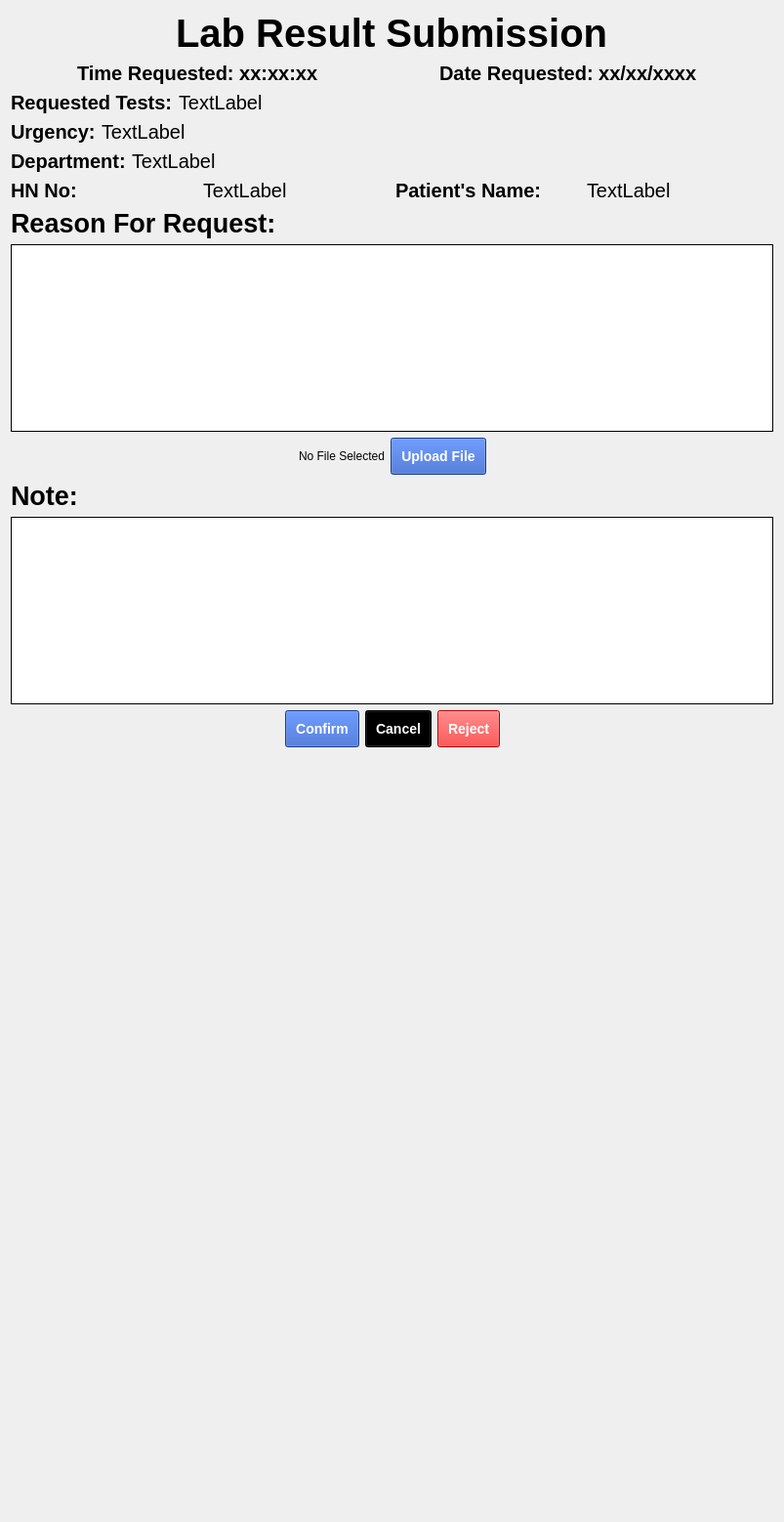
                 <widget class="QWidget" name="lab_reply_page">
                  <layout class="QVBoxLayout" name="verticalLayout_14">
                   <item>
                    <layout class="QHBoxLayout" name="horizontalLayout_110">
                     <item>
                      <spacer name="horizontalSpacer_122">
                       <property name="orientation">
                        <enum>Qt::Horizontal</enum>
                       </property>
                       <property name="sizeHint" stdset="0">
                        <size>
                         <width>40</width>
                         <height>20</height>
                        </size>
                       </property>
                      </spacer>
                     </item>
                     <item>
                      <widget class="QLabel" name="label_75">
                       <property name="styleSheet">
                        <string notr="true">font:30pt;
font-weight: bold; </string>
                       </property>
                       <property name="text">
                        <string>Lab Result Submission</string>
                       </property>
                      </widget>
                     </item>
                     <item>
                      <spacer name="horizontalSpacer_123">
                       <property name="orientation">
                        <enum>Qt::Horizontal</enum>
                       </property>
                       <property name="sizeHint" stdset="0">
                        <size>
                         <width>40</width>
                         <height>20</height>
                        </size>
                       </property>
                      </spacer>
                     </item>
                    </layout>
                   </item>
                   <item>
                    <layout class="QHBoxLayout" name="horizontalLayout_111">
                     <item>
                      <spacer name="horizontalSpacer_126">
                       <property name="orientation">
                        <enum>Qt::Horizontal</enum>
                       </property>
                       <property name="sizeHint" stdset="0">
                        <size>
                         <width>68</width>
                         <height>20</height>
                        </size>
                       </property>
                      </spacer>
                     </item>
                     <item>
                      <widget class="QLabel" name="dat_request_3">
                       <property name="styleSheet">
                        <string notr="true">font:15pt;
font-weight: bold; </string>
                       </property>
                       <property name="text">
                        <string>Time Requested: xx:xx:xx</string>
                       </property>
                      </widget>
                     </item>
                     <item>
                      <spacer name="horizontalSpacer_127">
                       <property name="orientation">
                        <enum>Qt::Horizontal</enum>
                       </property>
                       <property name="sizeHint" stdset="0">
                        <size>
                         <width>118</width>
                         <height>20</height>
                        </size>
                       </property>
                      </spacer>
                     </item>
                     <item>
                      <widget class="QLabel" name="date_request_2">
                       <property name="styleSheet">
                        <string notr="true">font:15pt;
font-weight: bold; </string>
                       </property>
                       <property name="text">
                        <string>Date Requested: xx/xx/xxxx</string>
                       </property>
                      </widget>
                     </item>
                     <item>
                      <spacer name="horizontalSpacer_128">
                       <property name="orientation">
                        <enum>Qt::Horizontal</enum>
                       </property>
                       <property name="sizeHint" stdset="0">
                        <size>
                         <width>78</width>
                         <height>20</height>
                        </size>
                       </property>
                      </spacer>
                     </item>
                    </layout>
                   </item>
                   <item>
                    <layout class="QHBoxLayout" name="horizontalLayout_118">
                     <item>
                      <widget class="QLabel" name="label_80">
                       <property name="styleSheet">
                        <string notr="true">font:15pt;
font-weight: bold; </string>
                       </property>
                       <property name="text">
                        <string>Requested Tests:</string>
                       </property>
                      </widget>
                     </item>
                     <item>
                      <widget class="QLabel" name="case_type_2">
                       <property name="styleSheet">
                        <string notr="true">font:15pt;</string>
                       </property>
                       <property name="text">
                        <string>TextLabel</string>
                       </property>
                      </widget>
                     </item>
                     <item>
                      <spacer name="horizontalSpacer_129">
                       <property name="orientation">
                        <enum>Qt::Horizontal</enum>
                       </property>
                       <property name="sizeHint" stdset="0">
                        <size>
                         <width>18</width>
                         <height>20</height>
                        </size>
                       </property>
                      </spacer>
                     </item>
                    </layout>
                   </item>
                   <item>
                    <layout class="QHBoxLayout" name="horizontalLayout_115">
                     <item>
                      <widget class="QLabel" name="label_81">
                       <property name="styleSheet">
                        <string notr="true">font:15pt;
font-weight: bold; </string>
                       </property>
                       <property name="text">
                        <string>Urgency:</string>
                       </property>
                      </widget>
                     </item>
                     <item>
                      <widget class="QLabel" name="urgency_2">
                       <property name="styleSheet">
                        <string notr="true">font:15pt;
</string>
                       </property>
                       <property name="text">
                        <string>TextLabel</string>
                       </property>
                      </widget>
                     </item>
                     <item>
                      <spacer name="horizontalSpacer_130">
                       <property name="orientation">
                        <enum>Qt::Horizontal</enum>
                       </property>
                       <property name="sizeHint" stdset="0">
                        <size>
                         <width>40</width>
                         <height>20</height>
                        </size>
                       </property>
                      </spacer>
                     </item>
                    </layout>
                   </item>
                   <item>
                    <layout class="QHBoxLayout" name="horizontalLayout_114">
                     <item>
                      <widget class="QLabel" name="label_82">
                       <property name="styleSheet">
                        <string notr="true">font:15pt;
font-weight: bold; </string>
                       </property>
                       <property name="text">
                        <string>Department:</string>
                       </property>
                      </widget>
                     </item>
                     <item>
                      <widget class="QLabel" name="faculty_2">
                       <property name="styleSheet">
                        <string notr="true">font:15pt;</string>
                       </property>
                       <property name="text">
                        <string>TextLabel</string>
                       </property>
                      </widget>
                     </item>
                     <item>
                      <spacer name="horizontalSpacer_133">
                       <property name="orientation">
                        <enum>Qt::Horizontal</enum>
                       </property>
                       <property name="sizeHint" stdset="0">
                        <size>
                         <width>40</width>
                         <height>20</height>
                        </size>
                       </property>
                      </spacer>
                     </item>
                    </layout>
                   </item>
                   <item>
                    <layout class="QHBoxLayout" name="horizontalLayout_116">
                     <item>
                      <widget class="QLabel" name="label_83">
                       <property name="styleSheet">
                        <string notr="true">font:15pt;
font-weight: bold; </string>
                       </property>
                       <property name="text">
                        <string>HN No:</string>
                       </property>
                      </widget>
                     </item>
                     <item>
                      <widget class="QLabel" name="lab_request_hn_no_2">
                       <property name="styleSheet">
                        <string notr="true">font:15pt;</string>
                       </property>
                       <property name="text">
                        <string>TextLabel</string>
                       </property>
                      </widget>
                     </item>
                     <item>
                      <widget class="QLabel" name="label_84">
                       <property name="styleSheet">
                        <string notr="true">font:15pt;
font-weight: bold; </string>
                       </property>
                       <property name="text">
                        <string>Patient's Name:</string>
                       </property>
                      </widget>
                     </item>
                     <item>
                      <widget class="QLabel" name="lab_request_patient_name_2">
                       <property name="styleSheet">
                        <string notr="true">font:15pt;</string>
                       </property>
                       <property name="text">
                        <string>TextLabel</string>
                       </property>
                      </widget>
                     </item>
                    </layout>
                   </item>
                   <item>
                    <widget class="QLabel" name="label_85">
                     <property name="styleSheet">
                      <string notr="true">font:20pt;
font-weight: bold; </string>
                     </property>
                     <property name="text">
                      <string>Reason For Request:</string>
                     </property>
                    </widget>
                   </item>
                   <item>
                    <widget class="QTextEdit" name="reason_2">
                     <property name="styleSheet">
                      <string notr="true">background-color: white;
border: 1px solid black;</string>
                     </property>
                     <property name="readOnly">
                      <bool>true</bool>
                     </property>
                    </widget>
                   </item>
                   <item>
                    <layout class="QHBoxLayout" name="horizontalLayout_109">
                     <item>
                      <spacer name="horizontalSpacer_124">
                       <property name="orientation">
                        <enum>Qt::Horizontal</enum>
                       </property>
                       <property name="sizeHint" stdset="0">
                        <size>
                         <width>40</width>
                         <height>20</height>
                        </size>
                       </property>
                      </spacer>
                     </item>
                     <item>
                      <widget class="QLabel" name="display_file_name">
                       <property name="text">
                        <string>No File Selected</string>
                       </property>
                      </widget>
                     </item>
                     <item>
                      <widget class="QPushButton" name="upload_file_button">
                       <property name="styleSheet">
                        <string notr="true">QPushButton#upload_file_button {
	background-color: rgb(39, 86, 193);
	color: white;
	padding: 10px;
    font: bold 14px;
}
QPushButton#upload_file_button:hover {
    background-color: black;
	color: white;
    border-style: inset;
}</string>
                       </property>
                       <property name="text">
                        <string>Upload File</string>
                       </property>
                      </widget>
                     </item>
                     <item>
                      <spacer name="horizontalSpacer_125">
                       <property name="orientation">
                        <enum>Qt::Horizontal</enum>
                       </property>
                       <property name="sizeHint" stdset="0">
                        <size>
                         <width>40</width>
                         <height>20</height>
                        </size>
                       </property>
                      </spacer>
                     </item>
                    </layout>
                   </item>
                   <item>
                    <widget class="QLabel" name="label_78">
                     <property name="styleSheet">
                      <string notr="true">font:20pt;
font-weight: bold; </string>
                     </property>
                     <property name="text">
                      <string>Note:</string>
                     </property>
                    </widget>
                   </item>
                   <item>
                    <widget class="QTextEdit" name="note_2">
                     <property name="styleSheet">
                      <string notr="true">background-color: white;
border: 1px solid black;</string>
                     </property>
                    </widget>
                   </item>
                   <item>
                    <layout class="QHBoxLayout" name="horizontalLayout_117">
                     <item>
                      <spacer name="horizontalSpacer_131">
                       <property name="orientation">
                        <enum>Qt::Horizontal</enum>
                       </property>
                       <property name="sizeHint" stdset="0">
                        <size>
                         <width>40</width>
                         <height>20</height>
                        </size>
                       </property>
                      </spacer>
                     </item>
                     <item>
                      <widget class="QPushButton" name="confirm_lab_reply">
                       <property name="styleSheet">
                        <string notr="true">QPushButton#confirm_lab_reply {
	background-color: rgb(39, 86, 193);
	color: white;
	padding: 10px;
    font: bold 14px;
}
QPushButton#confirm_lab_reply:hover {
    background-color: grey;
	color: white;
    border-style: inset;
}</string>
                       </property>
                       <property name="text">
                        <string>Confirm</string>
                       </property>
                      </widget>
                     </item>
                     <item>
                      <widget class="QPushButton" name="cancel_lab_reply">
                       <property name="styleSheet">
                        <string notr="true">QPushButton#cancel_lab_reply {
	background-color: black;
	color: white;
	padding: 10px;
    font: bold 14px;
}
QPushButton#cancel_lab_reply:hover {
    background-color: grey;
	color: white;
    border-style: inset;
}</string>
                       </property>
                       <property name="text">
                        <string>Cancel</string>
                       </property>
                      </widget>
                     </item>
                     <item>
                      <widget class="QPushButton" name="reject_lab_reply">
                       <property name="styleSheet">
                        <string notr="true">QPushButton#reject_lab_reply {
	background-color: red;
	color: white;
	padding: 10px;
    font: bold 14px;
}
QPushButton#reject_lab_reply:hover {
    background-color: grey;
	color: white;
    border-style: inset;
}</string>
                       </property>
                       <property name="text">
                        <string>Reject</string>
                       </property>
                      </widget>
                     </item>
                     <item>
                      <spacer name="horizontalSpacer_132">
                       <property name="orientation">
                        <enum>Qt::Horizontal</enum>
                       </property>
                       <property name="sizeHint" stdset="0">
                        <size>
                         <width>40</width>
                         <height>20</height>
                        </size>
                       </property>
                      </spacer>
                     </item>
                    </layout>
                   </item>
                   <item>
                    <spacer name="verticalSpacer_17">
                     <property name="orientation">
                      <enum>Qt::Vertical</enum>
                     </property>
                     <property name="sizeHint" stdset="0">
                      <size>
                       <width>20</width>
                       <height>782</height>
                      </size>
                     </property>
                    </spacer>
                   </item>
                  </layout>
                 </widget>
